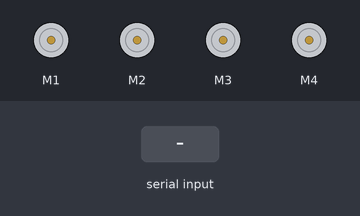
The sketch below on a simulated Arduino Uno, built with avr-gcc and run on an emulated ATmega328P. On the bench: 4 × DC motor (green arrow = forward, orange = backward, longer = faster). The inputs (shaded band) are chosen by the test bench.

Above: at 1.2 s.
1.3 s: "F\n" received over Serial
At 2.1 s:
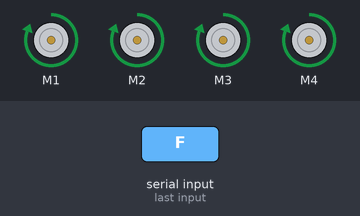
3.8 s: byte 66 ('B') received over Serial
At 4.3 s:
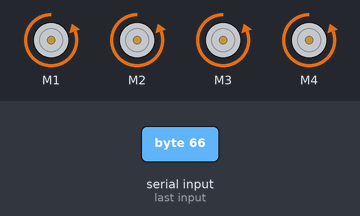
6.3 s: byte 76 ('L') received over Serial
At 7.1 s:
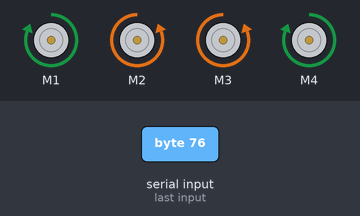
8.8 s: byte 82 ('R') received over Serial
At 9.3 s:
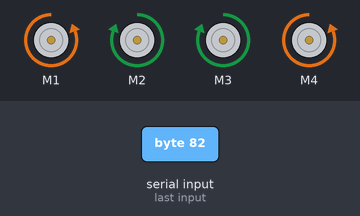
Timing chart, 0 to 11.8 s (numbered marks = the images above; inputs shaded):
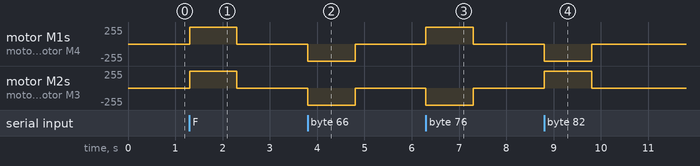

Measured:
- after the input at 1.3 s, motor M1–4: stopped → forward 255/255 at once, → stopped 1.0 s later
- after the input at 3.8 s, motor M1–4: stopped → backward 255/255 at once, → stopped 1.0 s later
- after the input at 6.3 s, motor M1, motor M4: stopped → forward 255/255 at once, → stopped 1.0 s later; motor M2, motor M3: stopped → backward 255/255 at once, → stopped 1.0 s later
- after the input at 8.8 s, motor M1, motor M4: stopped → backward 255/255 at once, → stopped 1.0 s later; motor M2, motor M3: stopped → forward 255/255 at once, → stopped 1.0 s later

The sketch:

Drink-a-bot_CarCode.ino
```cpp
#include <AFMotor.h>

#include <SoftwareSerial.h>
SoftwareSerial BTSerial(10, 11); // RX | TX
#define FORCE_SENSOR_PIN A5
//initial motors pin
AF_DCMotor motor1(1);
AF_DCMotor motor2(2);
AF_DCMotor motor3(3);
AF_DCMotor motor4(4);

char command;

void setup()
{

  Serial.begin(9600);  //Set the baud rate to your Bluetooth module.
}

void Stop()
{
  motor1.setSpeed(0); //Define minimum velocity
  motor1.run(RELEASE); //stop the motor when release the button
  motor2.setSpeed(0); //Define minimum velocity
  motor2.run(RELEASE); //rotate the motor clockwise
  motor3.setSpeed(0); //Define minimum velocity
  motor3.run(RELEASE); //stop the motor when release the button
  motor4.setSpeed(0); //Define minimum velocity
  motor4.run(RELEASE); //stop the motor when release the button
}
void forward()
{
  motor1.setSpeed(255); //Define maximum velocity
  motor1.run(FORWARD); //rotate the motor clockwise
  motor2.setSpeed(255); //Define maximum velocity
  motor2.run(FORWARD); //rotate the motor clockwise
  motor3.setSpeed(255);//Define maximum velocity
  motor3.run(FORWARD); //rotate the motor clockwise
  motor4.setSpeed(255);//Define maximum velocity
  motor4.run(FORWARD); //rotate the motor clockwise
}

void back()
{
  motor1.setSpeed(255); //Define maximum velocity
  motor1.run(BACKWARD); //rotate the motor anti-clockwise
  motor2.setSpeed(255); //Define maximum velocity
  motor2.run(BACKWARD); //rotate the motor anti-clockwise
  motor3.setSpeed(255); //Define maximum velocity
  motor3.run(BACKWARD); //rotate the motor anti-clockwise
  motor4.setSpeed(255); //Define maximum velocity
  motor4.run(BACKWARD); //rotate the motor anti-clockwise
}

void left()
{
  motor1.setSpeed(255); //Define maximum velocity
  motor1.run(FORWARD); //rotate the motor anti-clockwise
  motor2.setSpeed(255); //Define maximum velocity
  motor2.run(BACKWARD); //rotate the motor anti-clockwise
  motor3.setSpeed(255); //Define maximum velocity
  motor3.run(BACKWARD);  //rotate the motor clockwise
  motor4.setSpeed(255); //Define maximum velocity
  motor4.run(FORWARD);  //rotate the motor clockwise
}

void right()
{
  motor1.setSpeed(255); //Define maximum velocity
  motor1.run(BACKWARD); //rotate the motor clockwise
  motor2.setSpeed(255); //Define maximum velocity
  motor2.run(FORWARD); //rotate the motor clockwise
  motor3.setSpeed(255); //Define maximum velocity
  motor3.run(FORWARD); //rotate the motor anti-clockwise
  motor4.setSpeed(255); //Define maximum velocity
  motor4.run(BACKWARD); //rotate the motor anti-clockwise
}
void calculateVolume(){
  int analogReading = analogRead(FORCE_SENSOR_PIN);
//  Serial.print(analogReading);
  Serial.print("\n");
  Serial.print(analogReading);
}
void loop(){
//  delay(1000);
//  calculateVolume();
   Stop(); //initialize with motors stoped
//   delay(5000);
//   forward0();
//    back();
//    left();
//    right();
//   delay(5000);
//   back();
//   delay(3000);
//   left();
//   delay(3000);
//   right();
//   delay(3000);
  if(Serial.available() > 0){
    command = Serial.read();

    //Change pin mode only if new command is different from previous.
    //Serial.println(command);
    switch(command){
    case 'F':
      forward();
      break;
    case 'B':
       back();
      break;
    case 'L':
      left();
      break;
    case 'R':
      right();
      break;
    case '0':
      Stop();
      break;
    case 'V':
      calculateVolume();
      break;
  }
  delay(1000);
}
}
```
